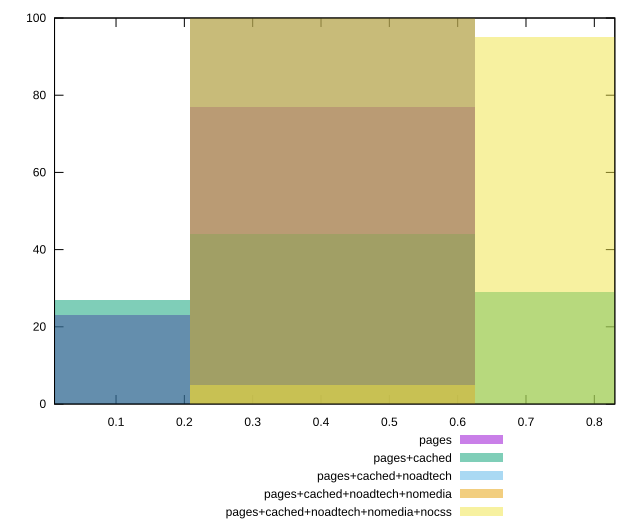

Recreate this plot in gnuplot.
reset

$pages <<EOF
0.41664519776527326 77
0 23
EOF

$pagesCached <<EOF
0.41664519776527326 44
0 27
0.8332903955305465 29
EOF

$pagesCachedNoadtech <<EOF
0.41664519776527326 100
EOF

$pagesCachedNoadtechNomedia <<EOF
0.41664519776527326 100
EOF

$pagesCachedNoadtechNomediaNocss <<EOF
0.8332903955305465 95
0.41664519776527326 5
EOF

set key outside below
set boxwidth 0.41664519776527326
set xrange [0.01:0.83]
set yrange [0:100]
set trange [0:100]
set style fill transparent solid 0.5 noborder
set terminal svg size 640, 530 enhanced background rgb 'white'
set output "report_00013_2021-02-09T12-04-24.940Z/first-cpu-idle/comparison/histogram/all_score.svg"

plot $pages title "pages" with boxes, \
     $pagesCached title "pages+cached" with boxes, \
     $pagesCachedNoadtech title "pages+cached+noadtech" with boxes, \
     $pagesCachedNoadtechNomedia title "pages+cached+noadtech+nomedia" with boxes, \
     $pagesCachedNoadtechNomediaNocss title "pages+cached+noadtech+nomedia+nocss" with boxes

reset
